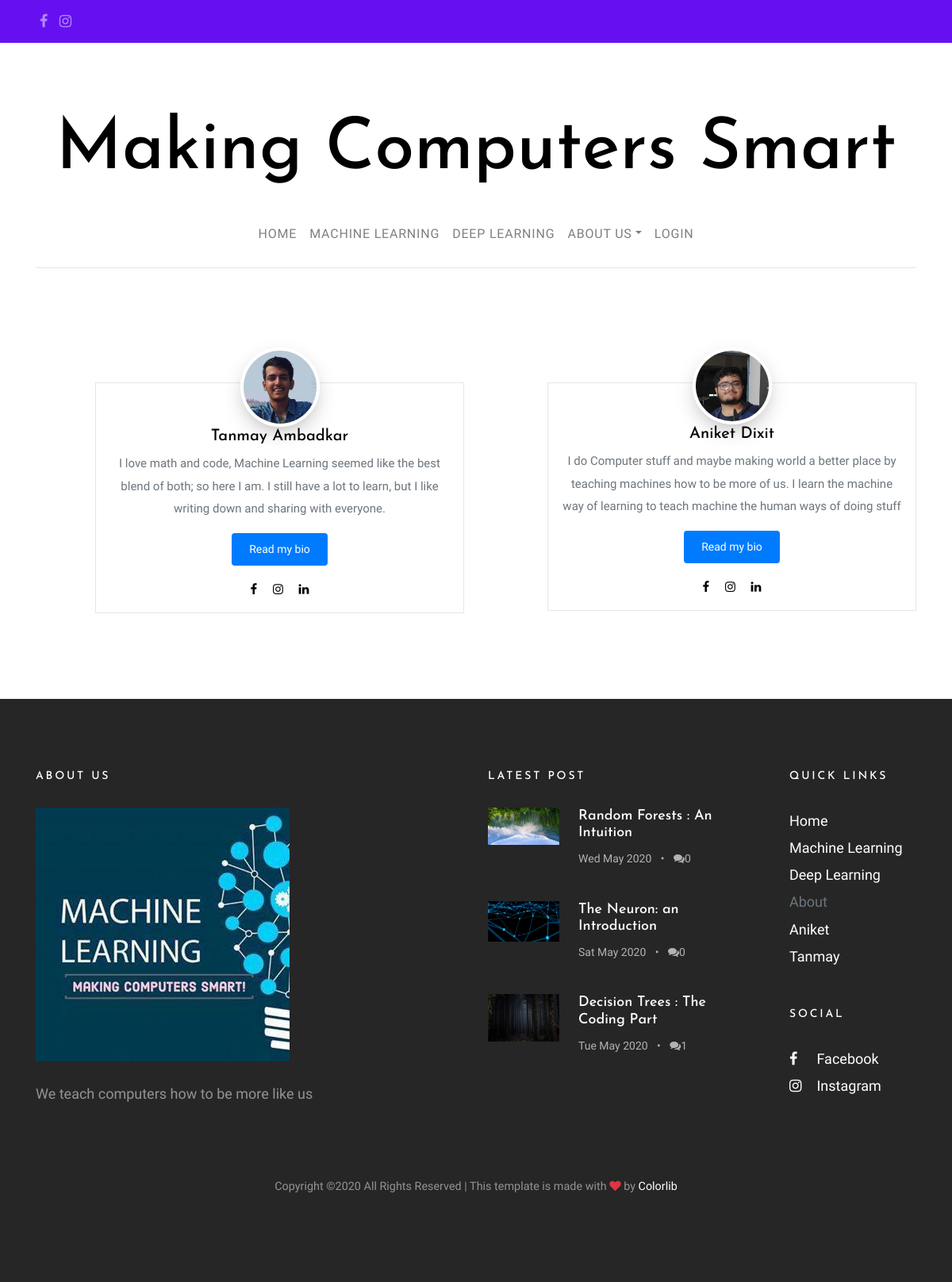
The page / on the database its author committed.
### blog/models.py (models this page shows, shortened)
class UserProfileInfo(models.Model):
    user = models.OneToOneField(User, on_delete= models.CASCADE)
    profile_img = models.ImageField(upload_to = 'profile_pics', blank = True)
    cover_image = models.ImageField(upload_to = 'cover_profile_img', blank = True)
    description = models.TextField(blank = True)
    writeup = models.TextField(blank = True)
    instagram = models.URLField(blank = True)
    facebook = models.URLField(blank = True)
    github = models.URLField(blank = True)
    linkedin = models.URLField(blank = True)
    email = models.EmailField(blank = True)

class Post(models.Model):
    types = (
        ('D', 'Deep Learning'),
        ('M', 'Machine Learning'),
    )
    author = models.ForeignKey('UserProfileInfo', on_delete = models.CASCADE)
    title = models.CharField(max_length = 200)
    cover_img = models.ImageField(upload_to = 'cover_image', blank = True)
    text = models.TextField()
    created_date = models.DateTimeField(default = timezone.now)
    published_date = models.DateTimeField(blank = True, null = True)
    type = models.CharField(max_length = 1, choices = types, blank = True)
    def approve_comments(self):
        return self.comments.filter(approved_comment=True)

### blog/views.py (the view)
# urls.py: path('', HomeView.as_view(), name = 'home'),
class HomeView(TemplateView):
    template_name = 'home.html'
    def get_context_data(self, **kwargs):
        context = super(HomeView, self).get_context_data(**kwargs)
        context['users'] = UserProfileInfo.objects.all()
        context['posts'] = Post.objects.filter(published_date__lte = timezone.now()).order_by('-published_date')[:3]
        return context

### blog/templates/blog/home.html (shortened to what this page needs)
{% extends "blog/base.html" %}
{%  load static %}
{% block content %}
   <section class="site-section pt-5 pb-5">
   </section>
  <section class="site-section pt-5 pb-5">
    <div class="container">
      <div class="row blog-entries">
        {% for userp in users %}
        <div class="col-md-12 col-lg-6 sidebar">
          <div class="sidebar-box">
            <div class="bio text-center">
                  {% if userp.user.username == 'tanmay'  %}
                    <a href="{% url 'tanmay' %}"><img src="/media/{{userp.profile_img}}" loading="lazy" alt="Image Placeholder" class="img-fluid"></a>
                  {% else %}
                    <a href="{% url 'aniket' %}"><img src="/media/{{userp.profile_img}}" loading="lazy" alt="Image Placeholder" class="img-fluid"></a>
                  {% endif %}
              <div class="bio-body">
                <h2>{{userp.user.first_name}} {{userp.user.last_name}}</h2>
                <p>{{userp.description}}</p>
                {% if userp.user.username == 'tanmay'  %}
                      <p><a href="{% url 'tanmay' %}" class="btn btn-primary btn-sm rounded">Read my bio</a></p>
                {% else %}
                      <p><a href="{% url 'aniket' %}" class="btn btn-primary btn-sm rounded">Read my bio</a></p>
                {% endif %}
		          <p class="social">
                  <a href="{{userp.facebook}}" rel="noreferrer" target="_blank" class="p-2"><span class="fa fa-facebook"></span></a>
                  <a href="{{userp.instagram}}" rel="noreferrer" target="_blank" class="p-2"><span class="fa fa-instagram"></span></a>
               	  <a href ="{{userp.linkedin}}" rel="noreferrer" target="_blank" class="p-2"><span class='fa fa-linkedin'></span></a>
		          </p>
              </div>
            </div>
          </div>
        </div>
        {% endfor %}
      </div>
    </div>
  </section>
{% endblock  %}
{% block footerblock %}
    {% for post in posts %}
    <ul>
      <li>
        <a href="{% url 'post_detail' pk=post.pk %}">
          <img src="/media/{{post.cover_img}}" alt="Image placeholder" class="mr-4">
          <div class="text">
            <h4>{{post.title}}</h4>
            <div class="post-meta">
              <span class="mr-2">{{ post.published_date|date:"D M Y"}} </span> &bullet;
              <span class="ml-2"><span class="fa fa-comments"></span>{{post.approve_comments.count}}</span>
            </div>
          </div>
        </a>
      </li>
    </ul>
    {% endfor %}
{% endblock  %}

### static/css/style.css (style rules this page uses)
body { background: #ccc url("../images/photography.png") repeat; font-family: "Inconsolata", SFMono-Regular, Menlo, Monaco, Consolas, "Liberation Mono", "Courier New", monospace; font-weight: 300; font-size: 18px; line-height: 1.9; color: #6c757d; }
a { -webkit-transition: .3s all ease; -o-transition: .3s all ease; transition: .3s all ease; text-decoration: none; }
h1, h2, h3, h4, h5 { color: #000; font-family: "Josefin Sans", -apple-system, BlinkMacSystemFont, "Segoe UI", Roboto, "Helvetica Neue", Arial, sans-serif, "Apple Color Emoji", "Segoe UI Emoji", "Segoe UI Symbol", "Noto Color Emoji"; }
.bio { padding: 15px; background: #fff; border: 1px solid #e6e6e6; font-weight: 400; }
.bio img { border: 4px solid #fff; -webkit-box-shadow: 0 10px 30px -10px rgba(0, 0, 0, 0.4); box-shadow: 0 10px 30px -10px rgba(0, 0, 0, 0.4); max-width: 100px; margin-top: -4em; border-radius: 50%; position: relative; margin-bottom: 30px; }
.bio h2 { font-size: 20px; }
.bio .bio-body .social a { color: #000; }
.site-section { padding: 7em 0; }
.btn, .form-control { outline: none; -webkit-box-shadow: none !important; box-shadow: none !important; border-radius: 0; }
.btn { -webkit-transition: .3s all ease; -o-transition: .3s all ease; transition: .3s all ease; padding: 8px 20px; }
.btn.btn-primary { color: #fff; border-width: 2px; }
.btn.btn-sm { font-size: 14px; }
.sidebar { padding-left: 5em; }
.sidebar-box { margin-bottom: 4em; font-size: 15px; width: 100%; float: left; background: #fff; }
.sidebar-box *:last-child { margin-bottom: 0; }
.post-entry-sidebar .post-meta { font-size: 14px; color: #b3b3b3; }
.post-entry-sidebar ul { padding: 0; margin: 0; }
.post-entry-sidebar ul li { list-style: none; padding: 0 0 20px 0; margin: 0 0 20px 0; }
.post-entry-sidebar ul li a { display: table; }
.post-entry-sidebar ul li a img { width: 90px; }
.post-entry-sidebar ul li a img, .post-entry-sidebar ul li a .text { display: table-cell; vertical-align: middle; }
.post-entry-sidebar ul li a .text h4 { font-size: 18px; }
.site-footer .post-entry-sidebar ul li a h4 { color: #fff; }
.site-footer a { color: #fff; }

### rows shown on the page
UserProfileInfo: profile_img (picture), user.first_name "Tanmay", user.last_name "Ambadkar", description "I love math and code, Machine Learning seemed like the best blend of both; so here I am. I still have a lot to learn, but I like writing down and sharing with everyone.", shows "Read my bio"
UserProfileInfo: profile_img (picture), user.first_name "Aniket", user.last_name "Dixit", description "I do Computer stuff and maybe making world a better place by teaching machines how to be more of us. I learn the machine way of learning to teach machine the human ways of doing stuff", shows "Read my bio"
Post: cover_img (picture), title "Random Forests : An Intuition", published_date "Wed May 2020", approve_comments.count "0"
Post: cover_img (picture), title "The Neuron: an Introduction", published_date "Sat May 2020", approve_comments.count "0"
Post: cover_img (picture), title "Decision Trees : The Coding Part", published_date "Tue May 2020", approve_comments.count "1"
